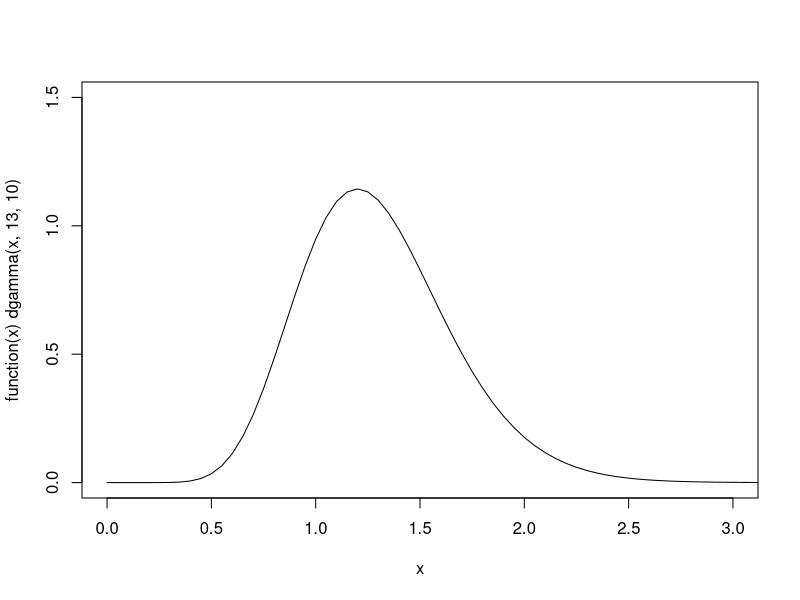

Write R code to recreate this figure.
# Burgar's et al. 2019 SCR analysis ####

# Priors ###

# 1. from Chandler and royle 2013 supplementary material ####

# PART 4
# Commented R code describing method used to obtain
# informative prior used in the analysis of the parula dataset.
# Moldenhauer and Regelski (1996) state that home range size typically
# ranges from 0.08-0.65 ha, which equates to a radius of

sqrt(0.08/pi*10000) # 15.96 m or
sqrt(0.65/pi*10000) # 45.49 m

# Since parulas were detected by song, let's be safe and add a minimum and maximum distance at which they could be heard, 50 and 250 m, based upon Simons et al. (2009).
# So now we have an area between

(15.96+50)^2*pi / 10000  # 1.37 ha, and
(45.49+250)^2*pi / 10000 # 27.4 ha

# We note that this is a very large range.

# Following Royle et. al (2011), and assuming a
# chi-squared distribution with 2 degrees of freedom,
# the range of sigma is given by

sqrt(1.37*10000/pi)/sqrt(5.99)   # 27 m
sqrt(27.4*10000/pi)/sqrt(5.99)   # 120 m

# In our grid spacing, 1 unit = 50m, so our we want a prior with most
# of the density between:

27/50  # 0.54
121/50 # 2.42

# Gamma(13, 10) covers this nicely
#Cindy: so needs data values for gamma distribution that fit within 0.54 and 2.42?

qgamma(c(0.001, 0.5, 0.999), 13, 10)

plot(function(x) dgamma(x, 13, 10), 0, 5, xlim=c(0, 3), ylim=c(0, 1.5))

#2.  Jo Burgars et al 2019 #### 

#home range data to determine gamma values for HR varying form 4 to 72, 16km2 and 40km2 ##

# For home ranges sizes between 4-72 km2, the range of σ in model units of 1 km is:
# 5.99 is the chi square value from a significance level of 0.05 with 2 degrees of freedom. 

(sqrt(4/pi)/1)/sqrt(5.99) # 0.46

(sqrt(16/pi)/1)/sqrt(5.99) # 0.92

(sqrt(40/pi)/1)/sqrt(5.99) # 1.46

(sqrt(72/pi)/1)/sqrt(5.99) # 1.95

# Resulting in prior distributions with most of the density between 0.46-1.95

qgamma(c(0.05,0.5,0.95),60,60) # 0.79754 (min) 0.99445(med) 1.22139 (max) - 16 km2. Values need to be from 0.92 to 1.95

qgamma(c(0.05,0.5,0.95),75,50) # 1.2269 1.4933 1.7958 - 40 km2.  Values need to be from 1.46 to 1.95

qgamma(c(0.05,0.5,0.95),4,4) # 0.34158 0.91802 1.93841 - 4-72 km2. Values need to be from 0.46 to 1.95

# 3. Columbian populations ####

# Furnas et al. 2017 mean home range between 21-128 km2
# the home estimated home range for each population is: 

#priors used by Sun et al. 2019 for bears

qgamma(c(0.001,0.5,0.999),1, 0.001)  # 1.005 , 693.14, 6907.76


(sqrt(5/pi)/1)/sqrt(5.99) #  core home range, for female central interior # 0.52

(sqrt(30/pi)/1)/sqrt(5.99) #  average female home range 30km (Davis 2009, Weir et al. 2009) in central interior # 1.26

(sqrt(50/pi)/1)/sqrt(5.99) # expected home range in Columbian populations?  # 1.63

(sqrt(128/pi)/1)/sqrt(5.99) # maixmun average home range in US Furnas et al. 2017 # 2.60

qgamma(c(0.001,0.5,0.999),13, 10)#0.4611063 1.2668229 2.7025981

dgamma(13,10)
